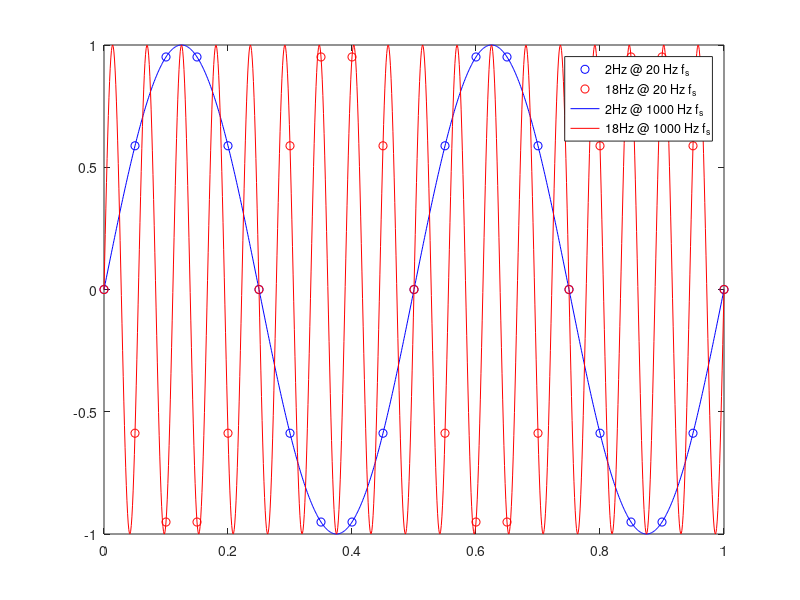

MATLAB code to generate this figure:
t = [0:0.05:1];      %20Hz sampling
a = sin(2*pi*2*t);   %2Hz sine wave
b = sin(2*pi*18*t);  %18Hz sine wave
plot(t, a, 'bo');
hold on;
plot(t, b, 'ro');

T = [0:0.001:1];     %1000Hz sampling frequency
A = sin(2*pi*2*T);
B = sin(2*pi*18*T);
% plot for 1000Hz sampling frequency
plot(T, A, 'b');
plot(T, B, 'r');
legend({'2Hz @ 20 Hz f_s', '18Hz @ 20 Hz f_s', '2Hz @ 1000 Hz f_s', '18Hz @ 1000 Hz f_s'})
